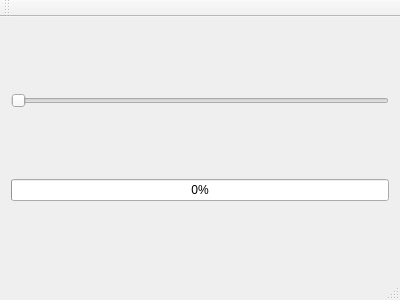
<?xml version="1.0" encoding="UTF-8"?>
<ui version="4.0">
 <class>MainWindow</class>
 <widget class="QMainWindow" name="MainWindow">
  <property name="geometry">
   <rect>
    <x>0</x>
    <y>0</y>
    <width>400</width>
    <height>300</height>
   </rect>
  </property>
  <property name="windowTitle">
   <string>MainWindow</string>
  </property>
  <widget class="QWidget" name="centralWidget">
   <layout class="QGridLayout" name="gridLayout">
    <item row="0" column="0">
     <widget class="QSlider" name="horizontalSlider">
      <property name="maximum">
       <number>100</number>
      </property>
      <property name="orientation">
       <enum>Qt::Horizontal</enum>
      </property>
     </widget>
    </item>
    <item row="1" column="0">
     <widget class="QProgressBar" name="progressBar">
      <property name="maximum">
       <number>100</number>
      </property>
      <property name="value">
       <number>0</number>
      </property>
     </widget>
    </item>
   </layout>
  </widget>
  <widget class="QMenuBar" name="menuBar">
   <property name="geometry">
    <rect>
     <x>0</x>
     <y>0</y>
     <width>400</width>
     <height>21</height>
    </rect>
   </property>
  </widget>
  <widget class="QToolBar" name="mainToolBar">
   <attribute name="toolBarArea">
    <enum>TopToolBarArea</enum>
   </attribute>
   <attribute name="toolBarBreak">
    <bool>false</bool>
   </attribute>
  </widget>
  <widget class="QStatusBar" name="statusBar"/>
 </widget>
 <layoutdefault spacing="6" margin="11"/>
 <resources/>
 <connections/>
</ui>
